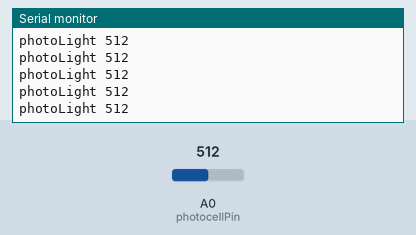
Bench run of a sketch on a simulated Arduino Uno, built with avr-gcc and run on an emulated ATmega328P. Shown: the last lines printed to the serial monitor. Inputs (shaded band) come from the test bench; at power-on: A0 (photocellPin) = 512.

Above: at 1.2 s.
1.3 s: A0 (photocellPin) set to 716
At 1.31 s:
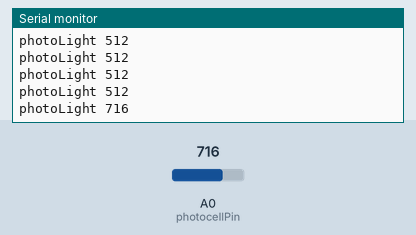
2.8 s: A0 (photocellPin) set to 900
At 2.82 s:
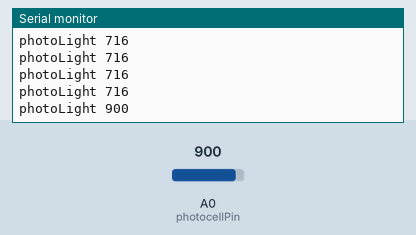
Timing chart, 0 to 5.8 s (numbered marks = the images above; inputs shaded):
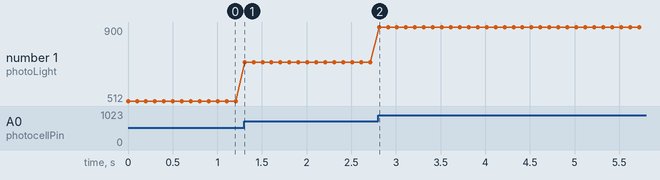

Measured:
- after the input at 1.3 s, the serial monitor: prints a new line at once (image 1)
- after the input at 2.8 s, the serial monitor: prints a new line at once (image 2)
- plotted number 1: 512 → 716 after the input at 1.3 s, 716 → 900 after the input at 2.8 s

The sketch:

phootlight.ino
```cpp
/* Photocell simple testing sketch.

Connect one end of the photocell to 5V, the other end to Analog 0.
Then connect one end of a 10K resistor from Analog 0 to ground
Connect LED from pin 11 through a resistor to ground
For more information see http://learn.adafruit.com/photocells */

int photocellPin = 14;     // the cell and 10K pulldown are connected to a0
int photocellReading;     // the analog reading from the sensor divider
int LEDpin = 5;          // connect Red LED to pin 11 (PWM pin)
int LEDbrightness;        //
void setup(void) {
  // We'll send debugging information via the Serial monitor
  Serial.begin(9600);
}

void loop(void) {
  photocellReading = analogRead(photocellPin);

  Serial.print("photoLight ");
  Serial.println(photocellReading);     // the raw analog reading


  delay(100);
}
```
